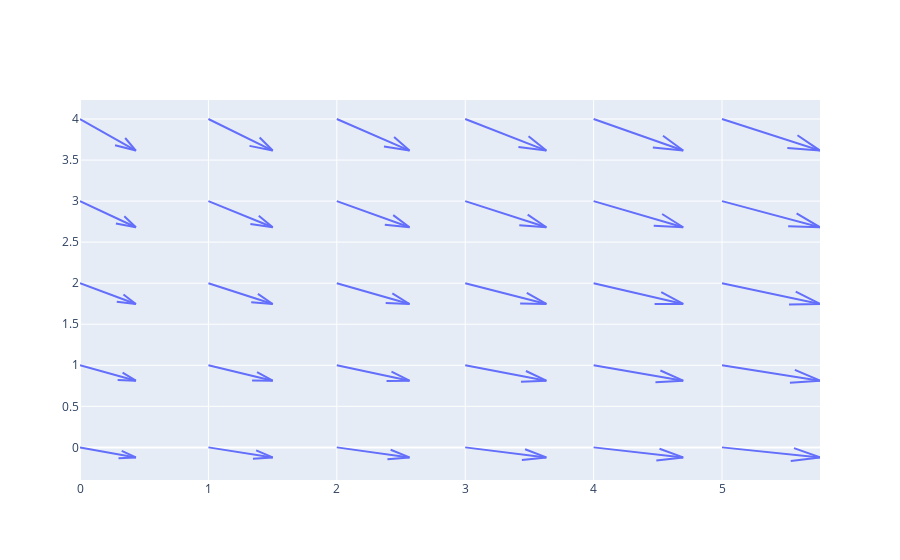

Notebook code cell kept with this figure:
### Code cell
fig = ff.create_quiver(X, Y, dx, dy)
fig.show()

### Figure 1 — Plotly figure (JSON) as saved in the notebook; plotly's stock layout.template omitted (floating-point values rounded to 4 significant figures; data arrays with more than 128 entries replaced by an {"elided": "..."} marker saying what was removed)
{"data": [{"mode": "lines", "type": "scatter", "x": {"elided": "210 float values"}, "y": {"elided": "210 float values"}}], "layout": {"autosize": true, "hovermode": "closest", "xaxis": {"autorange": true, "range": [0, 5.763], "type": "linear"}, "yaxis": {"autorange": true, "range": [-0.3973, 4.231], "type": "linear"}}}
